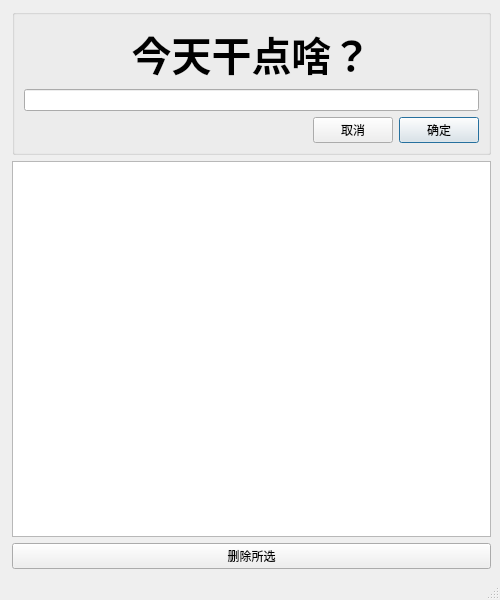
<?xml version="1.0" encoding="UTF-8"?>
<ui version="4.0">
 <class>MainWindow</class>
 <widget class="QMainWindow" name="MainWindow">
  <property name="geometry">
   <rect>
    <x>0</x>
    <y>0</y>
    <width>500</width>
    <height>600</height>
   </rect>
  </property>
  <property name="windowTitle">
   <string>Todo List</string>
  </property>
  <widget class="QWidget" name="centralwidget">
   <layout class="QVBoxLayout" name="verticalLayout">
    <property name="leftMargin">
     <number>12</number>
    </property>
    <item>
     <widget class="QGroupBox" name="groupBox">
      <property name="title">
       <string/>
      </property>
      <layout class="QVBoxLayout" name="verticalLayout_2">
       <item>
        <widget class="QLabel" name="title">
         <property name="font">
          <font>
           <pointsize>30</pointsize>
           <bold>true</bold>
          </font>
         </property>
         <property name="text">
          <string>今天干点啥？</string>
         </property>
         <property name="textFormat">
          <enum>Qt::AutoText</enum>
         </property>
         <property name="scaledContents">
          <bool>false</bool>
         </property>
         <property name="alignment">
          <set>Qt::AlignCenter</set>
         </property>
        </widget>
       </item>
       <item>
        <widget class="QLineEdit" name="todoInput">
         <property name="focusPolicy">
          <enum>Qt::ClickFocus</enum>
         </property>
        </widget>
       </item>
       <item>
        <layout class="QHBoxLayout" name="horizontalLayout">
         <item>
          <spacer name="horizontalSpacer">
           <property name="orientation">
            <enum>Qt::Horizontal</enum>
           </property>
           <property name="sizeHint" stdset="0">
            <size>
             <width>40</width>
             <height>20</height>
            </size>
           </property>
          </spacer>
         </item>
         <item>
          <widget class="QPushButton" name="pushButton_2">
           <property name="text">
            <string>取消</string>
           </property>
          </widget>
         </item>
         <item>
          <widget class="QPushButton" name="pushButton">
           <property name="enabled">
            <bool>true</bool>
           </property>
           <property name="text">
            <string>确定</string>
           </property>
           <property name="autoDefault">
            <bool>true</bool>
           </property>
           <property name="default">
            <bool>true</bool>
           </property>
           <property name="flat">
            <bool>false</bool>
           </property>
          </widget>
         </item>
        </layout>
       </item>
      </layout>
     </widget>
    </item>
    <item>
     <widget class="QListView" name="todoList">
      <property name="modelColumn">
       <number>0</number>
      </property>
     </widget>
    </item>
    <item>
     <widget class="QPushButton" name="pushButton_3">
      <property name="autoFillBackground">
       <bool>false</bool>
      </property>
      <property name="text">
       <string>删除所选</string>
      </property>
     </widget>
    </item>
   </layout>
  </widget>
  <widget class="QMenuBar" name="menubar">
   <property name="geometry">
    <rect>
     <x>0</x>
     <y>0</y>
     <width>500</width>
     <height>24</height>
    </rect>
   </property>
  </widget>
  <widget class="QStatusBar" name="statusbar"/>
 </widget>
 <resources/>
 <connections>
  <connection>
   <sender>pushButton</sender>
   <signal>clicked()</signal>
   <receiver>MainWindow</receiver>
   <slot>addTodo()</slot>
   <hints>
    <hint type="sourcelabel">
     <x>471</x>
     <y>157</y>
    </hint>
    <hint type="destinationlabel">
     <x>866</x>
     <y>52</y>
    </hint>
   </hints>
  </connection>
  <connection>
   <sender>pushButton_3</sender>
   <signal>clicked()</signal>
   <receiver>MainWindow</receiver>
   <slot>removeTodo()</slot>
   <hints>
    <hint type="sourcelabel">
     <x>203</x>
     <y>544</y>
    </hint>
    <hint type="destinationlabel">
     <x>328</x>
     <y>-22</y>
    </hint>
   </hints>
  </connection>
 </connections>
 <slots>
  <slot>addTodo()</slot>
  <slot>removeTodo()</slot>
 </slots>
</ui>
